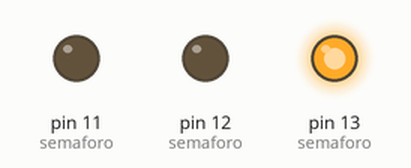
Simulated run of this sketch. Board: Arduino Uno, built with avr-gcc and run on an emulated ATmega328P. Parts: output pins drawn as LEDs (lit = HIGH).

Above: at 1.5 s.
At 4.0 s:
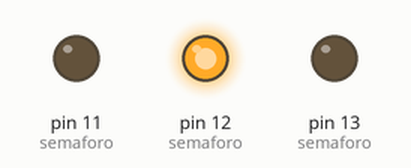
At 7.5 s:
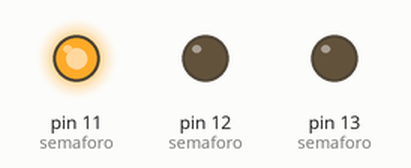
Timing chart, 0 to 13.0 s (numbered marks = the images above):
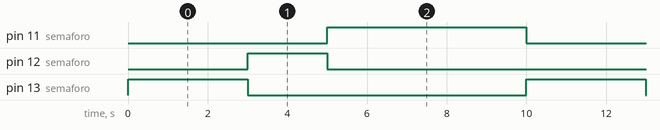

Measured:
- by itself, pin 11 (semaforo): alternates HIGH for 5.0 s and LOW for 5.0 s
- by itself, pin 12 (semaforo): alternates HIGH for 2.0 s and LOW for 8.0 s
- by itself, pin 13 (semaforo): alternates HIGH for 3.0 s and LOW for 7.0 s

The sketch:

Semaforo_-_Arrays_y_Matrices.ino
```cpp
int i;
int semaforo[2][3] = {{13, 12, 11}, {3000, 2000, 5000}};

void setup() {
  for(i = 0; i<3; i++){
    pinMode(semaforo[0][i], OUTPUT);
  }
}

void loop() {
  for(i = 0; i<3; i++){
    digitalWrite(semaforo[0][i], HIGH);
    delay(semaforo[1][i]);
    digitalWrite(semaforo[0][i], LOW);
  }
}
```
